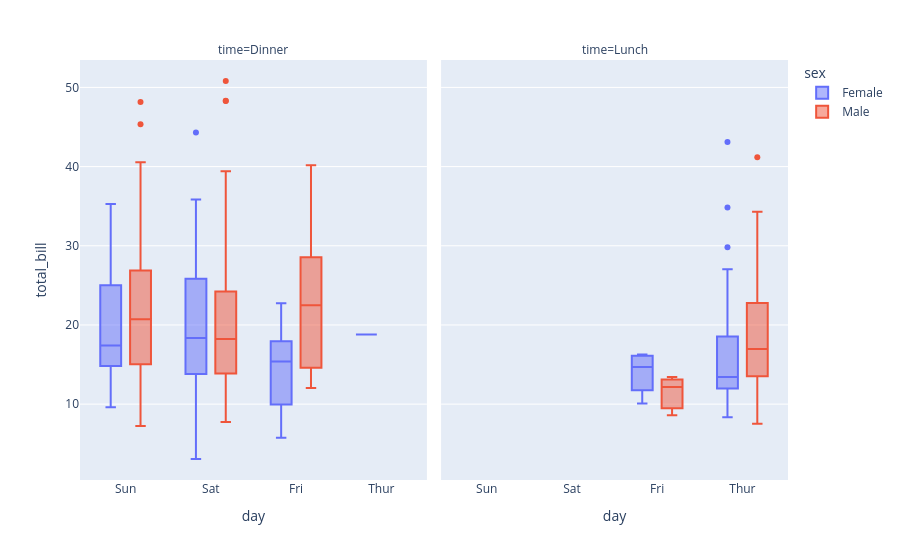

Notebook code cell kept with this figure:
### Code cell
# faceting by using facet_col/ facet_row

px.box(df, x='day', y='total_bill', color='sex', 
      facet_col='time')

### Figure 1 — Plotly figure (JSON) as saved in the notebook; plotly's stock layout.template omitted (floating-point values rounded to 4 significant figures)
{"data": [{"alignmentgroup": "True", "hovertemplate": "sex=Female<br>time=Dinner<br>day=%{x}<br>total_bill=%{y}<extra></extra>", "legendgroup": "Female", "marker": {"color": "#636efa"}, "name": "Female", "notched": false, "offsetgroup": "Female", "orientation": "v", "showlegend": true, "type": "box", "x": ["Sun", "Sun", "Sun", "Sun", "Sun", "Sun", "Sat", "Sat", "Sat", "Sat", "Sat", "Sat", "Sun", "Sun", "Sat", "Sat", "Sat", "Sat", "Sat", "Sat", "Sat", "Fri", "Fri", "Fri", "Fri", "Fri", "Sat", "Sat", "Sat", "Sat", "Sat", "Sun", "Sun", "Sun", "Sun", "Sun", "Sun", "Sun", "Sat", "Sat", "Sun", "Sun", "Sun", "Sat", "Sat", "Sat", "Sat", "Sat", "Sat", "Sat", "Sat", "Thur"], "x0": " ", "xaxis": "x", "y": [16.99, 24.59, 35.26, 14.83, 10.33, 16.97, 20.29, 15.77, 19.65, 15.06, 20.69, 16.93, 10.29, 34.81, 26.41, 16.45, 3.07, 17.07, 26.86, 25.28, 14.73, 5.75, 16.32, 22.75, 11.35, 15.38, 44.3, 22.42, 20.92, 14.31, 7.25, 25.71, 17.31, 29.85, 25.0, 13.39, 16.21, 17.51, 10.59, 10.63, 9.6, 20.9, 18.15, 12.76, 13.27, 28.17, 12.9, 30.14, 22.12, 35.83, 27.18, 18.78], "y0": " ", "yaxis": "y"}, {"alignmentgroup": "True", "hovertemplate": "sex=Female<br>time=Lunch<br>day=%{x}<br>total_bill=%{y}<extra></extra>", "legendgroup": "Female", "marker": {"color": "#636efa"}, "name": "Female", "notched": false, "offsetgroup": "Female", "orientation": "v", "showlegend": false, "type": "box", "x": ["Thur", "Thur", "Thur", "Thur", "Thur", "Thur", "Thur", "Thur", "Thur", "Thur", "Thur", "Thur", "Thur", "Thur", "Thur", "Thur", "Thur", "Thur", "Thur", "Thur", "Thur", "Thur", "Thur", "Thur", "Thur", "Thur", "Thur", "Thur", "Thur", "Thur", "Thur", "Fri", "Fri", "Fri", "Fri"], "x0": " ", "xaxis": "x2", "y": [10.07, 34.83, 10.65, 12.43, 24.08, 13.42, 12.48, 29.8, 14.52, 11.38, 20.27, 11.17, 12.26, 18.26, 8.51, 10.33, 14.15, 13.16, 17.47, 27.05, 16.43, 8.35, 18.64, 11.87, 19.81, 43.11, 13.0, 12.74, 13.0, 16.4, 16.47, 13.42, 15.98, 16.27, 10.09], "y0": " ", "yaxis": "y2"}, {"alignmentgroup": "True", "hovertemplate": "sex=Male<br>time=Dinner<br>day=%{x}<br>total_bill=%{y}<extra></extra>", "legendgroup": "Male", "marker": {"color": "#EF553B"}, "name": "Male", "notched": false, "offsetgroup": "Male", "orientation": "v", "showlegend": true, "type": "box", "x": ["Sun", "Sun", "Sun", "Sun", "Sun", "Sun", "Sun", "Sun", "Sun", "Sun", "Sun", "Sun", "Sun", "Sat", "Sat", "Sat", "Sat", "Sat", "Sat", "Sat", "Sat", "Sat", "Sat", "Sat", "Sat", "Sat", "Sat", "Sat", "Sat", "Sun", "Sun", "Sun", "Sun", "Sun", "Sun", "Sun", "Sun", "Sun", "Sun", "Sun", "Sun", "Sun", "Sat", "Sat", "Sat", "Sat", "Sat", "Sat", "Sat", "Sat", "Sat", "Sat", "Sat", "Sat", "Sat", "Sat", "Fri", "Fri", "Fri", "Fri", "Fri", "Fri", "Fri", "Sat", "Sat", "Sat", "Sat", "Sat", "Sun", "Sun", "Sun", "Sun", "Sun", "Sun", "Sun", "Sun", "Sun", "Sun", "Sun", "Sun", "Sun", "Sun", "Sun", "Sun", "Sat", "Sat", "Sun", "Sun", "Sun", "Sun", "Sun", "Sun", "Sun", "Sun", "Sun", "Sun", "Sun", "Sun", "Sun", "Sun", "Sun", "Sun", "Sat", "Sat", "Sat", "Sat", "Sat", "Sat", "Sat", "Sat", "Sat", "Sat", "Sat", "Sat", "Sat", "Sat", "Sat", "Sat", "Sat", "Sat", "Sat", "Sat", "Sat", "Sat"], "x0": " ", "xaxis": "x", "y": [10.34, 21.01, 23.68, 25.29, 8.77, 26.88, 15.04, 14.78, 10.27, 15.42, 18.43, 21.58, 16.29, 20.65, 17.92, 39.42, 19.82, 17.81, 13.37, 12.69, 21.7, 9.55, 18.35, 17.78, 24.06, 16.31, 18.69, 31.27, 16.04, 17.46, 13.94, 9.68, 30.4, 18.29, 22.23, 32.4, 28.55, 18.04, 12.54, 9.94, 25.56, 19.49, 38.01, 11.24, 48.27, 20.29, 13.81, 11.02, 18.29, 17.59, 20.08, 20.23, 15.01, 12.02, 10.51, 17.92, 28.97, 22.49, 40.17, 27.28, 12.03, 21.01, 12.46, 15.36, 20.49, 25.21, 18.24, 14.0, 38.07, 23.95, 29.93, 14.07, 13.13, 17.26, 24.55, 19.77, 48.17, 16.49, 21.5, 12.66, 13.81, 24.52, 20.76, 31.71, 50.81, 15.81, 7.25, 31.85, 16.82, 32.9, 17.89, 14.48, 34.63, 34.65, 23.33, 45.35, 23.17, 40.55, 20.69, 30.46, 23.1, 15.69, 26.59, 38.73, 24.27, 30.06, 25.89, 48.33, 28.15, 11.59, 7.74, 20.45, 13.28, 24.01, 15.69, 11.61, 10.77, 15.53, 10.07, 12.6, 32.83, 29.03, 22.67, 17.82], "y0": " ", "yaxis": "y"}, {"alignmentgroup": "True", "hovertemplate": "sex=Male<br>time=Lunch<br>day=%{x}<br>total_bill=%{y}<extra></extra>", "legendgroup": "Male", "marker": {"color": "#EF553B"}, "name": "Male", "notched": false, "offsetgroup": "Male", "orientation": "v", "showlegend": false, "type": "box", "x": ["Thur", "Thur", "Thur", "Thur", "Thur", "Thur", "Thur", "Thur", "Thur", "Thur", "Thur", "Thur", "Thur", "Thur", "Thur", "Thur", "Thur", "Thur", "Thur", "Thur", "Thur", "Thur", "Thur", "Thur", "Thur", "Thur", "Thur", "Thur", "Thur", "Thur", "Fri", "Fri", "Fri"], "x0": " ", "xaxis": "x2", "y": [27.2, 22.76, 17.29, 19.44, 16.66, 32.68, 15.98, 13.03, 18.28, 24.71, 21.16, 11.69, 14.26, 15.95, 8.52, 22.82, 19.08, 16.0, 34.3, 41.19, 9.78, 7.51, 28.44, 15.48, 16.58, 7.56, 10.34, 13.51, 18.71, 20.53, 12.16, 8.58, 13.42], "y0": " ", "yaxis": "y2"}], "layout": {"annotations": [{"font": {}, "showarrow": false, "text": "time=Dinner", "x": 0.245, "xanchor": "center", "xref": "paper", "y": 1, "yanchor": "bottom", "yref": "paper"}, {"font": {}, "showarrow": false, "text": "time=Lunch", "x": 0.755, "xanchor": "center", "xref": "paper", "y": 1, "yanchor": "bottom", "yref": "paper"}], "boxmode": "group", "legend": {"title": {"text": "sex"}, "tracegroupgap": 0}, "margin": {"t": 60}, "xaxis": {"anchor": "y", "domain": [0, 0.49], "title": {"text": "day"}}, "xaxis2": {"anchor": "y2", "domain": [0.51, 1], "matches": "x", "title": {"text": "day"}}, "yaxis": {"anchor": "x", "domain": [0, 1], "title": {"text": "total_bill"}}, "yaxis2": {"anchor": "x2", "domain": [0, 1], "matches": "y", "showticklabels": false}}}
